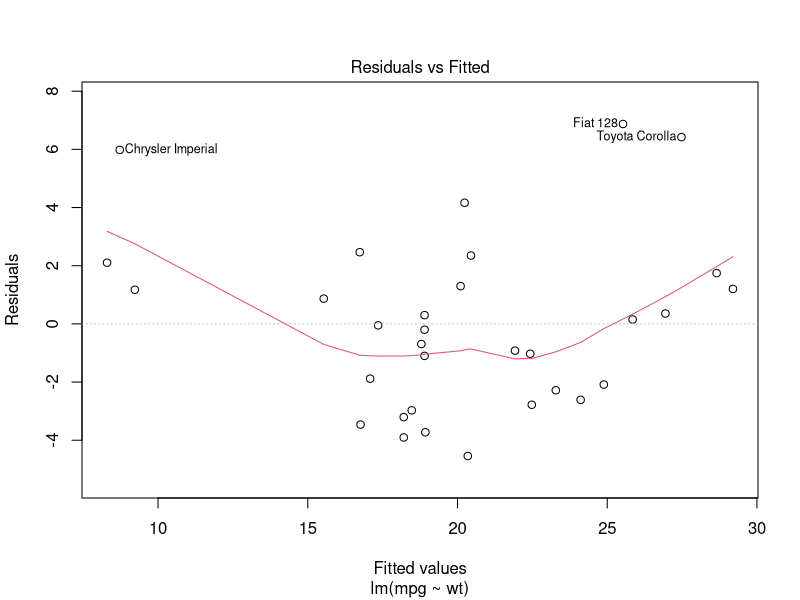
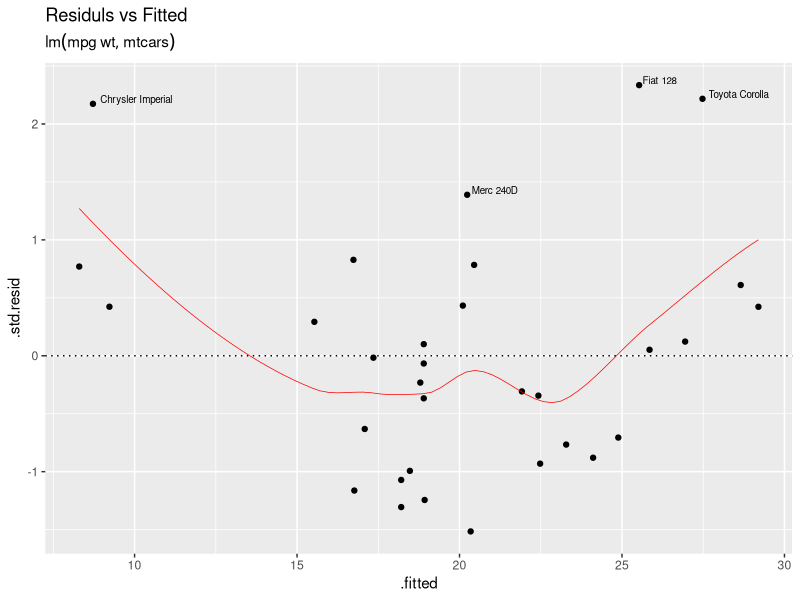
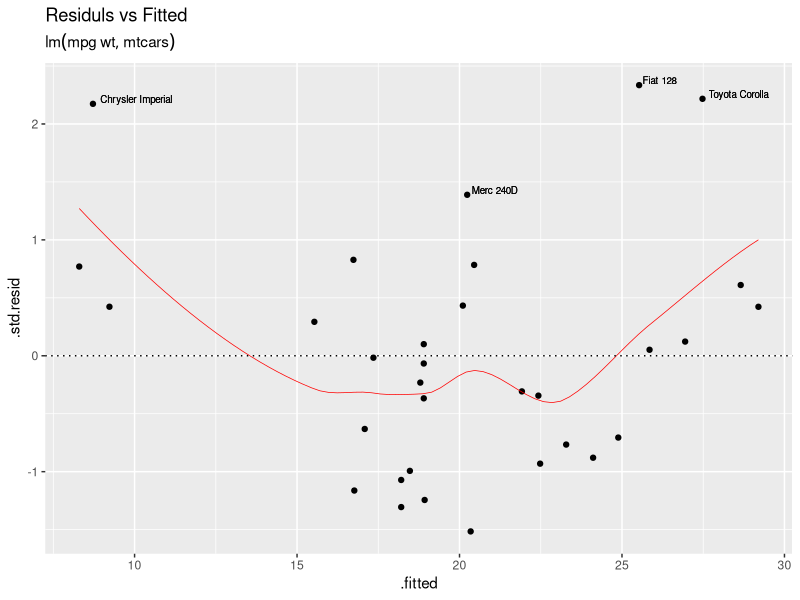
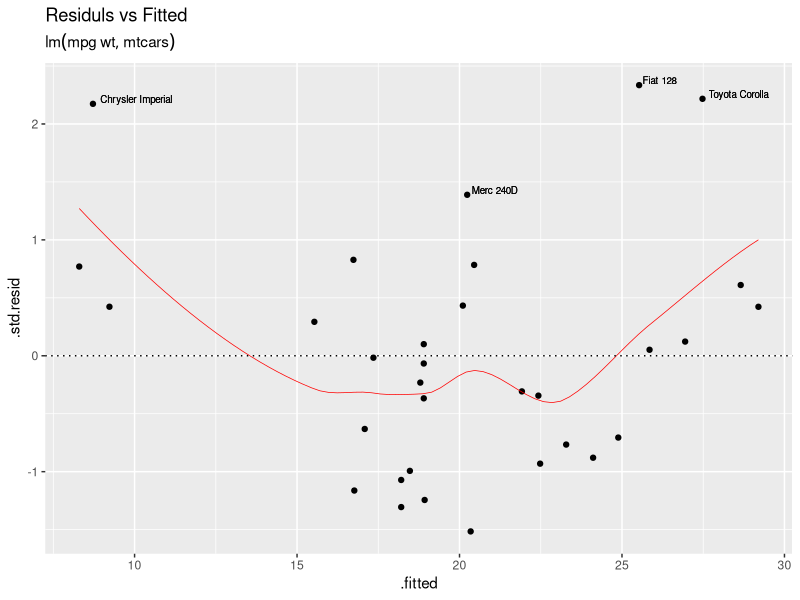
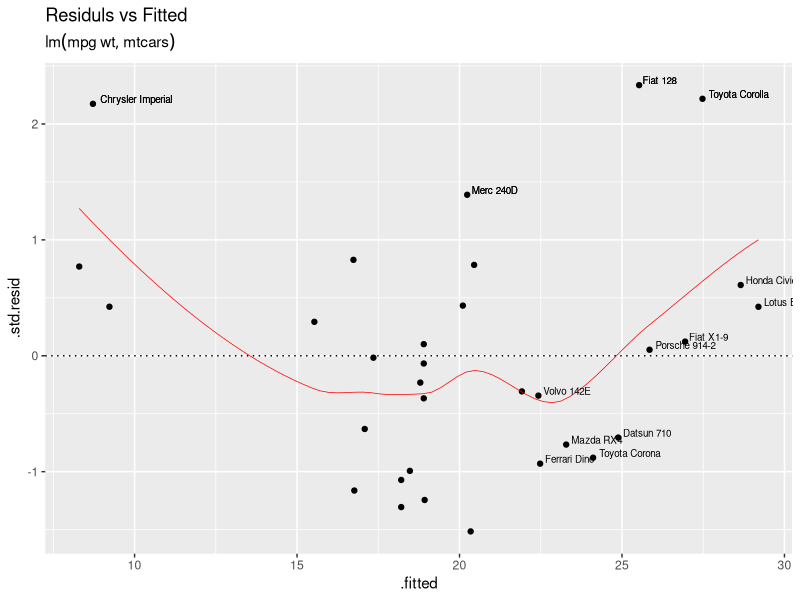
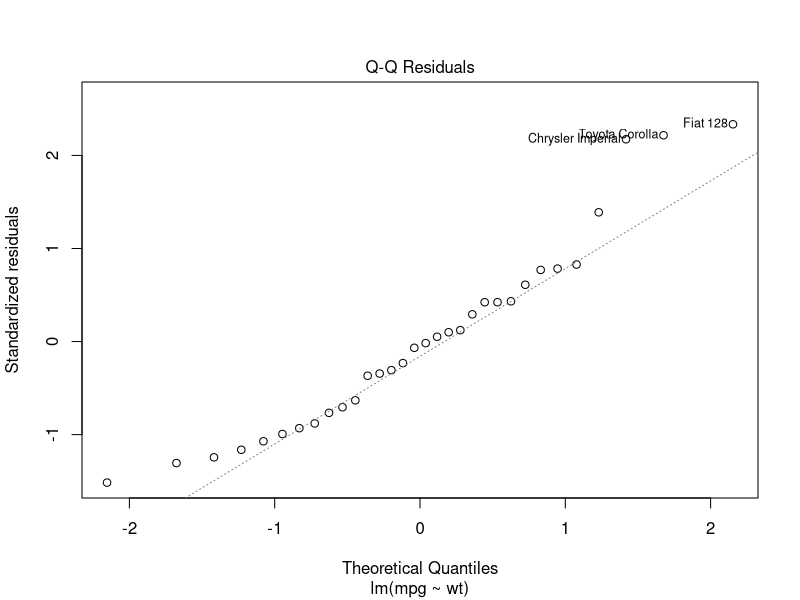
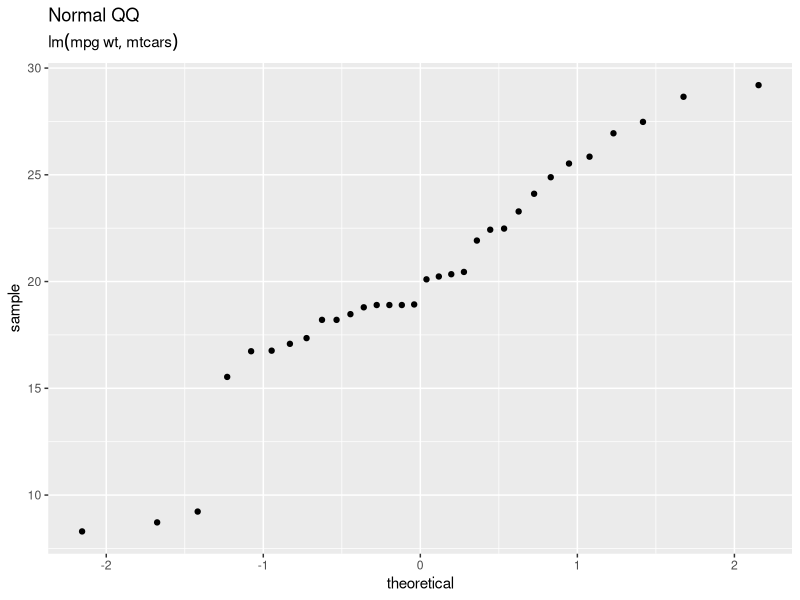
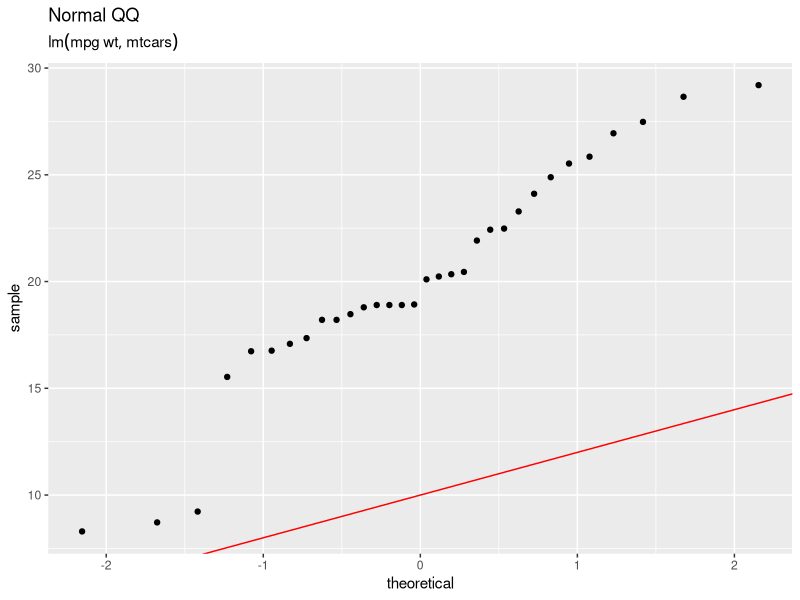

The R script that drew these images, in order: (Note: this script raises an error after producing the figures.)

# Tinker

library(tidyverse)
library(broom)

lm.1 <- lm(mpg ~ wt,data=mtcars)
glm.1 <- glm(vs ~ wt, family = binomial, data = mtcars)

########


#par(mfrow=c(2,3)) 
#plot(lm.1) 
#par(mfrow=c(1,1)) 

#resid vs fitt
tidy(lm.1)
glance(lm.1)
augment(lm.1)

############
My.Mod <- glm.1
My.Mod <- lm.1

Tidy.Mod <- augment(My.Mod)

class(My.Mod)
attributes(My.Mod)

################
# Res v Fitt
plot(My.Mod,which=1)

D1  <- augment(My.Mod) %>% 
  ggplot(aes(x=.fitted,y=.std.resid)) +
  geom_point() +
  geom_smooth(se=FALSE,colour="red",size=.25) +
  geom_hline(yintercept=0,linetype=3) +
  geom_text(aes(label=ifelse((.std.resid>1*IQR(.std.resid)),.rownames,"")),
             hjust=-0.1,vjust=-0.1,size=2.5) +
  labs(title="Residuls vs Fitted",subtitle=My.Mod$call)

D1

# geom_text(aes(label=ifelse((x>4*IQR(x)|y>4*IQR(y)),label,"")), hjust=1.1)
D1 +geom_text(aes(label=ifelse((.std.resid>1*IQR(.std.resid)),
                               .rownames,"")),
              hjust=-0.1,vjust=-0.1,size=2.5)

D1 +geom_text(aes(label=ifelse((.std.resid>1*IQR(.std.resid)),
                               .rownames,"")),
              hjust=-0.1,vjust=-0.1,size=2.5)


D1 +geom_text(aes(label=ifelse((.std.resid>1*IQR(.std.resid)|
                                  .fitted>abs(4*IQR(.fitted))),
                               .rownames,"")),
              hjust=-0.1,vjust=-0.1,size=2.5)

#################
# Normal QQ

plot(My.Mod,which=2)
geom_qq()
?geom_qq

D2  <- augment(My.Mod) %>% 
  ggplot(aes(sample=.fitted)) +
  stat_qq() +
  labs(title="Normal QQ",subtitle=My.Mod$call)

D2 

D2 + geom_abline(intercept = 10, slope = 2,colour="red")
D2 + geom_abline(intercept = -5.344 , slope = 37.285,colour="red")

D2 + geom_smooth( se = FALSE)

################
#Scale Location
head(Tidy.Mod)
summary(sqrt(Tidy.Mod$.std.resid))

plot(My.Mod,which=3)

D3  <- augment(My.Mod) %>% 
  ggplot(aes(x=.fitted, y=sqrt(abs(.std.resid)))) +
  geom_point()+
  labs(title="Scale Location",subtitle=My.Mod$call) +
  geom_smooth(se=FALSE,colour="red",size=.25) 


D3

## text?
D3 + geom_text(aes(label=.rownames),
               nudge_x = 1,nudge_y = .1, colour="blue")

D3 + geom_text(aes(label=.rownames), colour="blue")
#y=top_n(5)

library(ggrepel)

D3 + geom_text_repel(aes(label = .rownames))

D3 + geom_text(aes(label=ifelse((.std.resid>1*IQR(.std.resid)),
                           .rownames,"")),
          hjust=-0.1,vjust=-0.1,size=2.5)

#######
#Cooks Distane

plot(My.Mod,which=4)

D4 <- augment(My.Mod) %>% 
  ggplot(aes(x=seq_along(.cooksd), y=.cooksd)) +
  geom_point(size = .75) +
  geom_col(width = .1) +
  labs(title="Cooks Dist",subtitle=My.Mod$call)+
  geom_text(aes(label=ifelse((.cooksd>.2),.rownames,"")),
             hjust=-0.1,vjust=-0.1,size=2.5) +
  geom_hline(yintercept=.2,linetype=4,colour="orange")

D4


D4 +geom_text(aes(label=ifelse((.cooksd>.2),.rownames,"")),
              hjust=-0.1,vjust=-0.1,size=2.5) +
  geom_hline(yintercept=.2,linetype=4,colour="orange")


############

plot(My.Mod,which=5)
head(Tidy.Mod)
tidy(My.Mod)
lev = hat(model.matrix(My.Mod))

D5 <- augment(My.Mod) %>% 
  ggplot(aes(x=.hat, y=.std.resid)) +
  geom_point() +
  geom_hline(yintercept=0,linetype=3) +
  labs(title="Resid vs Leverage",subtitle=My.Mod$call)

D5

######
plot(My.Mod,which=6)

D6 <- augment(My.Mod) %>% 
  ggplot(aes(x=.hat, y=.cooksd)) +
  geom_point() +
  labs(title="CooksD vs Leverage",subtitle=My.Mod$call) 

D6


###
#Panel

#grid extra
library(gridExtra)
grid.arrange(D1, D2, D3, D4, D5, D6, ncol=2)

plot(My.Mod,which=)
